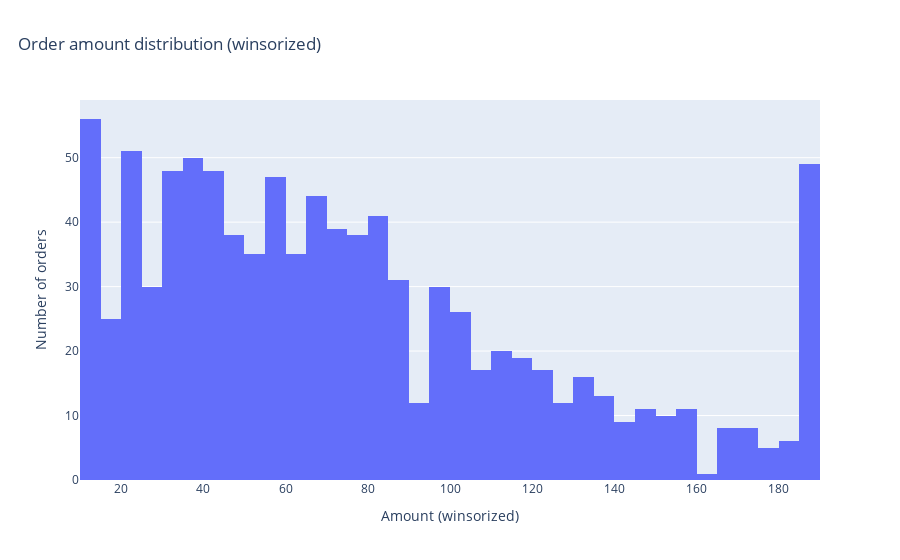

Notebook source saved alongside this figure:
### Code cell
fig4 = px.histogram(read_data, x="amount_winsor", nbins=80, title="Order amount distribution (winsorized)")
fig4.update_layout(title={"x": 0.02})
fig4.update_xaxes(title_text="Amount (winsorized)")
fig4.update_yaxes(title_text="Number of orders")
fig4

### Figure 1 — Plotly figure (JSON) as saved in the notebook; plotly's stock layout.template omitted (floating-point values rounded to 4 significant figures; data arrays with more than 128 entries replaced by an {"elided": "..."} marker saying what was removed)
{"data": [{"bingroup": "x", "hovertemplate": "amount_winsor=%{x}<br>count=%{y}<extra></extra>", "legendgroup": "", "marker": {"color": "#636efa", "pattern": {"shape": ""}}, "name": "", "nbinsx": 80, "orientation": "v", "showlegend": false, "type": "histogram", "x": {"elided": "956 float values"}, "xaxis": "x", "yaxis": "y"}], "layout": {"barmode": "relative", "legend": {"tracegroupgap": 0}, "title": {"text": "Order amount distribution (winsorized)", "x": 0.02}, "xaxis": {"anchor": "y", "domain": [0, 1], "title": {"text": "Amount (winsorized)"}}, "yaxis": {"anchor": "x", "domain": [0, 1], "title": {"text": "Number of orders"}}}}
